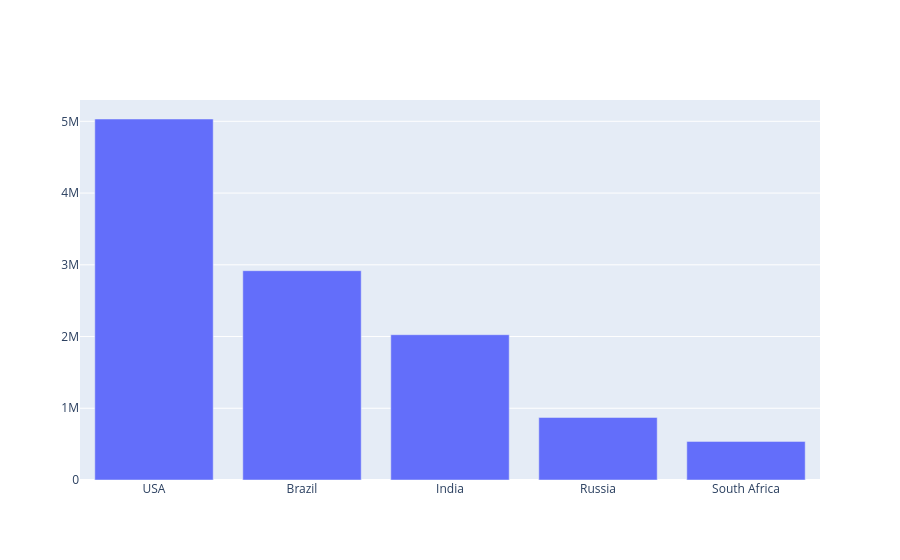

Notebook code for this chart:
### Code cell
import plotly.graph_objects as go

fig_test = go.Figure(
    data=[
        go.Bar(
            x=['USA', 'Brazil', 'India', 'Russia', 'South Africa'],
            y=[5032179, 2917562, 2025409, 871894, 538184]
        )
    ]
)

fig_test.show()

### Figure 1 — Plotly figure (JSON) as saved in the notebook; plotly's stock layout.template omitted (floating-point values rounded to 4 significant figures)
{"data": [{"type": "bar", "x": ["USA", "Brazil", "India", "Russia", "South Africa"], "y": [5032179, 2917562, 2025409, 871894, 538184]}], "layout": {}}
